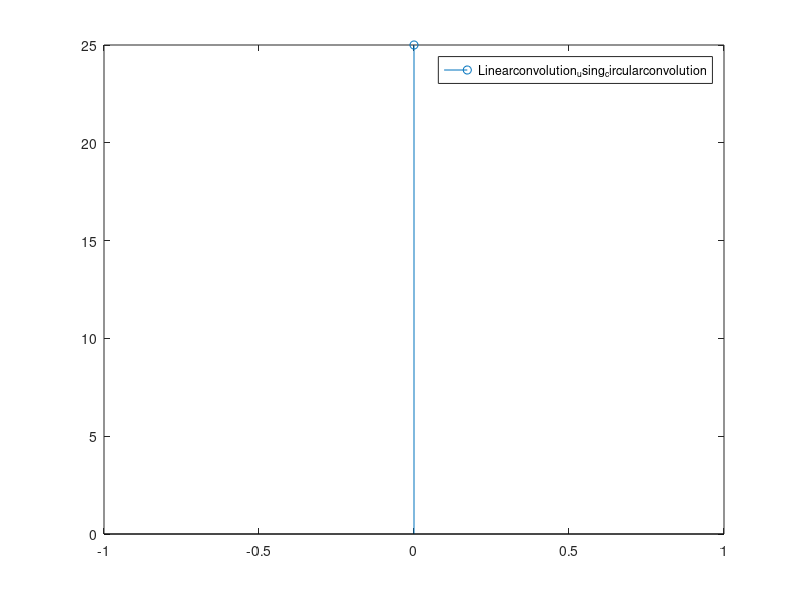

MATLAB code to generate this figure:
clear all
clc
x=input("Discrete values of function x in [ ]:");
h=input("Discrete values of function h in [ ]:");
c=conv(x,h)
a=length(x)+length(h)-1;
x=[x,zeros(1,a-length(x))]
h=[h,zeros(1,a-length(h))]
s=zeros(1,length(h));
l=length(h);
m=(0:(l-2));
y=h;
for n=2:l
    h(n)=y(l-m(n-1));
end
h
for i=1:l
    for j=1:l
        s(i)=s(i)+x(j)*h(j);        
    end
    h=[h(l),h(1:end-1)];
end
s
f=[0:l-1];
stem(f,s)
legend("Linearconvolution_using_circularconvolution")

